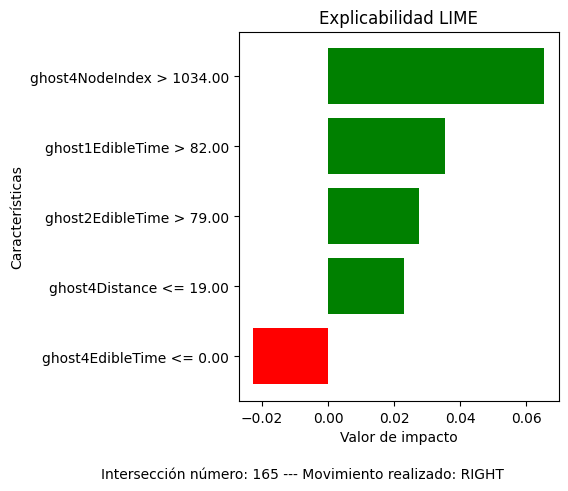
#> input picture python/images/Explicabilidad/Lime/LIME_mlp_trained_model_2025-03-12_(165,).pkl_2025-04-09_19-21-20.png, 568 x 491 px
$ python juntar_imagenes.py
#> lines starting #> are read from the running program, lines starting #| are printed output that depends on the picture
from PIL import Image

# Carga las dos imágenes
img1 = Image.open('LIME_mlp_trained_model_2025-03-12_(165,).pkl_2025-04-09_19-21-20.png')
#> img1 is the input picture: PIL image 568x491 RGBA; mean R, G, B, A 222.9, 232, 219.1, 255
img2 = Image.open('LIME_mlp_trained_model_2025-03-12_(165,).pkl_2025-04-09_19-30-57.png')
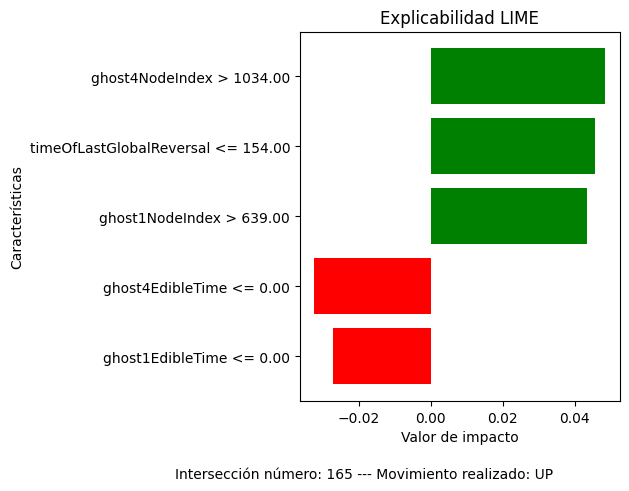
#> input picture python/images/Explicabilidad/Lime/LIME_mlp_trained_model_2025-03-12_(165,).pkl_2025-04-09_19-30-57.png, 629 x 491 px
#> img2 is the input picture: PIL image 629x491 RGBA; mean R, G, B, A 226.2, 227.8, 216.3, 255

# Ajustamos al mismo tamaño (por ejemplo, al tamaño de la primera)
# Si prefieres redimensionar ambas a un tamaño específico, puedes cambiar esto
img2 = img2.resize(img1.size)
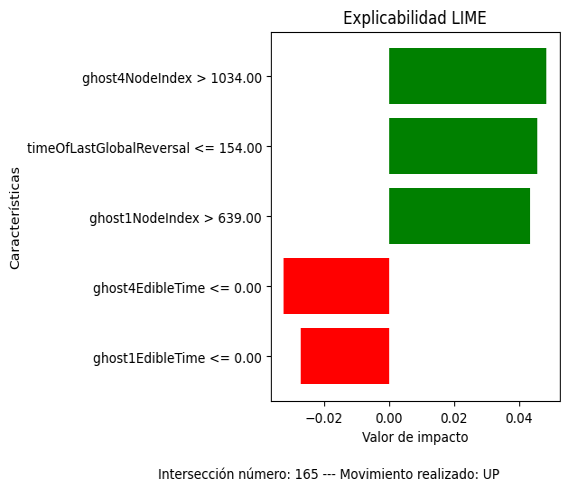
#> img2: PIL image 568x491 RGBA; mean R, G, B, A 226.2, 227.7, 216.2, 255

# Parámetro de separación
espaciado = 50

# Tamaño de cada imagen (ya iguales)
w, h = img1.size
#> w = 568; h = 491

# Crear nueva imagen con espacio en medio
combined = Image.new('RGB', (w * 2 + espaciado, h), color=(255, 255, 255))  # fondo blanco
#> combined: PIL image 1186x491 RGB; every value is 255

# Pegar imágenes con separación
combined.paste(img1, (0, 0))
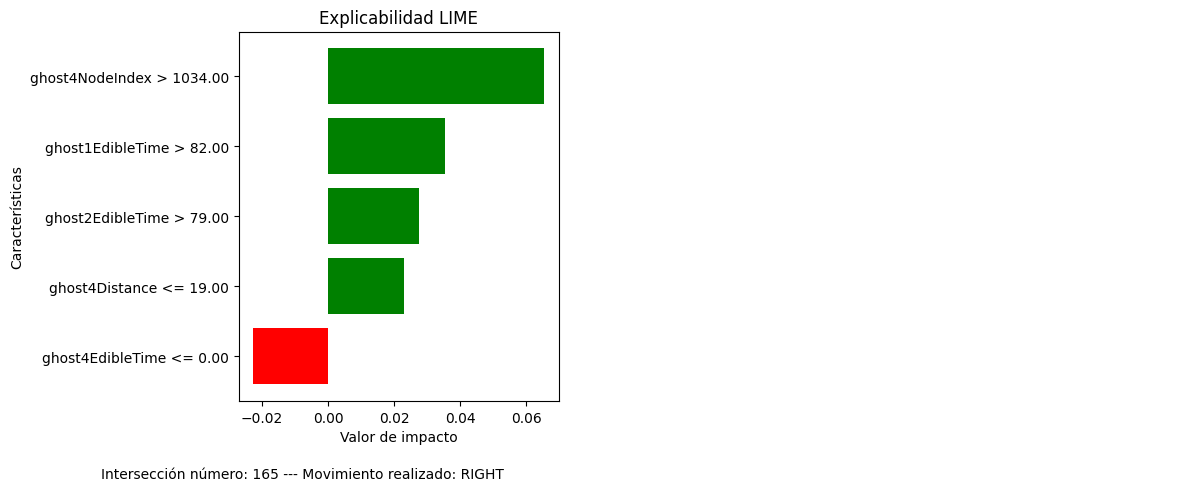
#> combined: PIL image 1186x491 RGB; mean R, G, B 239.6, 244, 237.8
combined.paste(img2, (w + espaciado, 0))
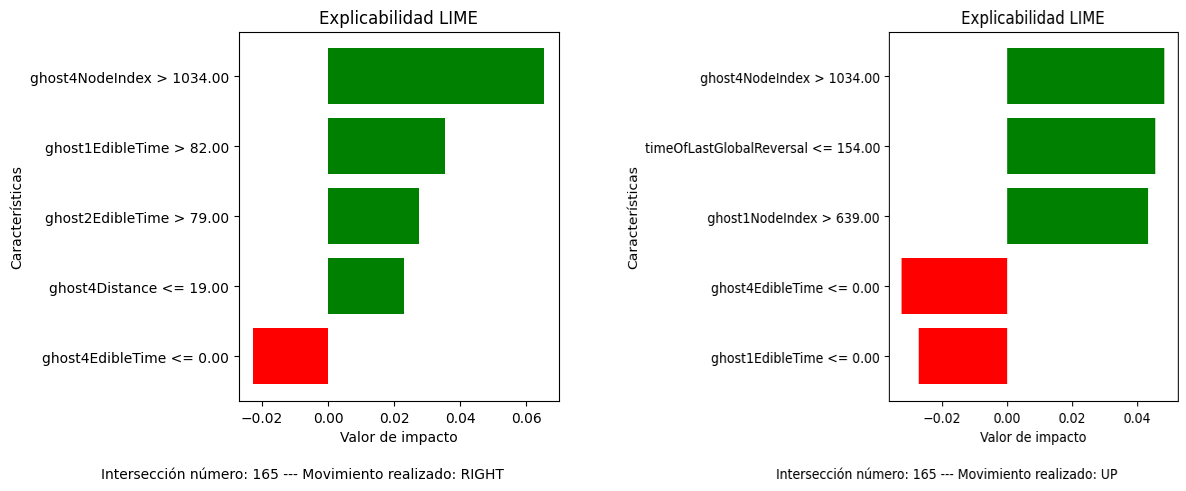
#> combined: PIL image 1186x491 RGB; mean R, G, B 225.8, 230.9, 219.2

# Guardar imagen final
combined.save('imagen_combinada_con_espacio.png')
